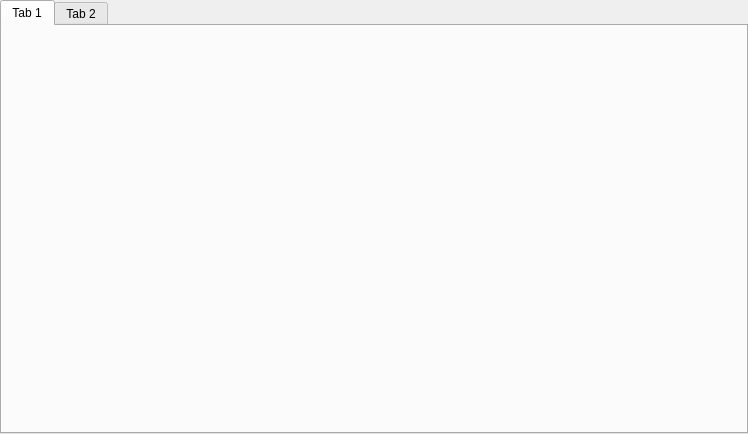
<?xml version="1.0" encoding="UTF-8"?>
<ui version="4.0">
 <class>TabWidget</class>
 <widget class="QTabWidget" name="TabWidget">
  <property name="geometry">
   <rect>
    <x>0</x>
    <y>0</y>
    <width>748</width>
    <height>434</height>
   </rect>
  </property>
  <property name="windowTitle">
   <string>TabWidget</string>
  </property>
  <property name="currentIndex">
   <number>0</number>
  </property>
  <widget class="QWidget" name="tab">
   <attribute name="title">
    <string>Tab 1</string>
   </attribute>
  </widget>
  <widget class="QWidget" name="tab">
   <attribute name="title">
    <string>Tab 2</string>
   </attribute>
  </widget>
 </widget>
 <resources/>
 <connections/>
</ui>
